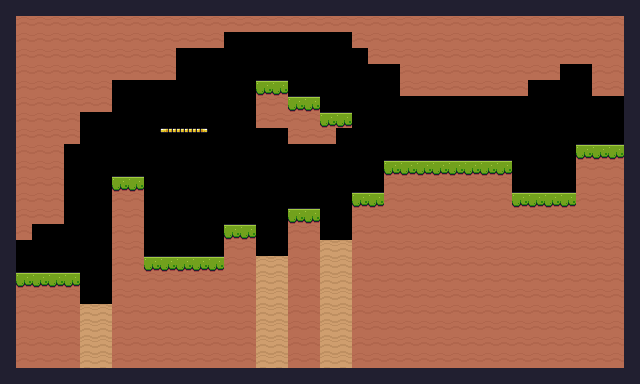

A level layout from a 2D game, rendered from its tile map. Below: a short description, then the map file with tile-grid data replaced by summaries:
An orthogonal 40x24 tile map with 16x16 px tiles, 1 tile layer (Backgroud) and 60 objects (18x Fruit, 3x Saw, 2x Chicken, 2x Slime, BlueBird, ...).

<map version="1.10" tiledversion="1.10.2" orientation="orthogonal" renderorder="right-down" width="40" height="24" tilewidth="16" tileheight="16" infinite="0" nextlayerid="4" nextobjectid="73">
 <tileset firstgid="1" source="Pixel Adventure.tsx" />
 <layer id="1" name="Backgroud" width="40" height="24">
  <data>[960 cells, 790 non-empty, 16 distinct tile ids]</data>
 </layer>
 <objectgroup id="2" name="Collisions">
  <object id="1" x="0" y="0" width="16" height="384" />
  <object id="2" x="16" y="0" width="624" height="16" />
  <object id="3" x="16" y="368" width="624" height="16" />
  <object id="4" x="624" y="16" width="16" height="352" />
  <object id="33" x="16" y="16" width="48" height="208" />
  <object id="34" x="16" y="224" width="16" height="16" />
  <object id="35" x="64" y="16" width="16" height="128" />
  <object id="36" x="80" y="16" width="32" height="96" />
  <object id="37" x="112" y="16" width="64" height="64" />
  <object id="38" x="176" y="16" width="48" height="32" />
  <object id="39" x="224" y="16" width="400" height="16" />
  <object id="40" x="352" y="32" width="272" height="16" />
  <object id="41" x="368" y="48" width="256" height="16" />
  <object id="42" x="400" y="64" width="128" height="32" />
  <object id="44" x="528" y="64" width="32" height="16" />
  <object id="45" x="592" y="64" width="32" height="32" />
  <object id="46" x="16" y="272" width="64" height="96" />
  <object id="47" x="112" y="176" width="32" height="192" />
  <object id="48" x="144" y="256" width="80" height="112" />
  <object id="49" x="224" y="224" width="32" height="144" />
  <object id="51" x="288" y="208" width="32" height="160" />
  <object id="52" x="352" y="192" width="272" height="176" />
  <object id="53" x="384" y="160" width="128" height="32" />
  <object id="55" x="576" y="144" width="48" height="48" />
  <object id="68" x="256" y="80" width="32" height="48" />
  <object id="69" x="288" y="96" width="32" height="48" />
  <object id="70" x="320" y="112" width="32" height="16" />
  <object id="71" x="320" y="128" width="16" height="16" />
 </objectgroup>
 <objectgroup id="3" name="Spawnpoints">
  <object id="5" name="BlueBird" type="BlueBird" x="288" y="176" width="32" height="32">
   <properties>
    <property name="offNeg" type="float" value="5" />
    <property name="offPos" type="float" value="5" />
   </properties>
  </object>
  <object id="6" type="Saw" x="416" y="80" width="32" height="32">
   <properties>
    <property name="isVertical" type="bool" value="false" />
    <property name="offNeg" type="float" value="3" />
    <property name="offPos" type="float" value="0" />
   </properties>
  </object>
  <object id="7" type="Saw" x="464" y="80" width="32" height="32">
   <properties>
    <property name="isVertical" type="bool" value="false" />
    <property name="offNeg" type="float" value="3" />
    <property name="offPos" type="float" value="0" />
   </properties>
  </object>
  <object id="8" name="Chicken" type="Chicken" x="448" y="128" width="32" height="32">
   <properties>
    <property name="offNeg" type="float" value="7" />
    <property name="offPos" type="float" value="10" />
   </properties>
  </object>
  <object id="9" name="Slime" type="Slime" x="512" y="160" width="44" height="30">
   <properties>
    <property name="offNeg" type="float" value="4" />
    <property name="offPos" type="float" value="2" />
   </properties>
  </object>
  <object id="10" name="Slime" type="Slime" x="528" y="160" width="44" height="30">
   <properties>
    <property name="offNeg" type="float" value="4" />
    <property name="offPos" type="float" value="2" />
   </properties>
  </object>
  <object id="11" name="Chicken" type="Chicken" x="192" y="224" width="32" height="32">
   <properties>
    <property name="offNeg" type="float" value="7" />
    <property name="offPos" type="float" value="10" />
   </properties>
  </object>
  <object id="12" type="Saw" x="48" y="176" width="32" height="32">
   <properties>
    <property name="isVertical" type="bool" value="false" />
    <property name="offNeg" type="float" value="3" />
    <property name="offPos" type="float" value="0" />
   </properties>
  </object>
  <object id="13" name="Apple" type="Fruit" x="96" y="224" width="32" height="32" />
  <object id="14" name="Apple" type="Fruit" x="288" y="64" width="32" height="32" />
  <object id="15" name="Apple" type="Fruit" x="544" y="160" width="32" height="32" />
  <object id="16" name="Cherries" type="Fruit" x="144" y="224" width="32" height="32" />
  <object id="17" name="Cherries" type="Fruit" x="96" y="208" width="32" height="32" />
  <object id="18" name="Cherries" type="Fruit" x="96" y="176" width="32" height="32" />
  <object id="19" name="Cherries" type="Fruit" x="464" y="128" width="32" height="32" />
  <object id="20" name="Cherries" type="Fruit" x="352" y="160" width="32" height="32" />
  <object id="21" name="Cherries" type="Fruit" x="320" y="80" width="32" height="32" />
  <object id="22" name="Bananas" type="Fruit" x="48" y="240" width="32" height="32" />
  <object id="23" name="Bananas" type="Fruit" x="224" y="192" width="32" height="32" />
  <object id="24" name="Bananas" type="Fruit" x="416" y="128" width="32" height="32" />
  <object id="25" name="Orange" type="Fruit" x="112" y="144" width="32" height="32" />
  <object id="26" name="Orange" type="Fruit" x="160" y="224" width="32" height="32" />
  <object id="27" name="Player" type="Player" x="16" y="240" width="32" height="32" />
  <object id="28" name="Bananas" type="Fruit" x="160" y="96" width="32" height="32" />
  <object id="29" name="Endpoint" x="592" y="112" width="32" height="32" />
  <object id="30" name="Bananas" type="Fruit" x="576" y="112" width="32" height="32" />
  <object id="31" type="Platform" x="160" y="128" width="48" height="16" />
  <object id="32" name="Orange" type="Fruit" x="178.36" y="95.0629" width="32" height="32" />
  <object id="61" x="80" y="304" width="32" height="64" />
  <object id="62" x="256" y="256" width="32" height="112" />
  <object id="63" x="320" y="240" width="32" height="128" />
  <object id="66" name="Apple" type="Fruit" x="256" y="48" width="32" height="32" />
 </objectgroup>
</map>
